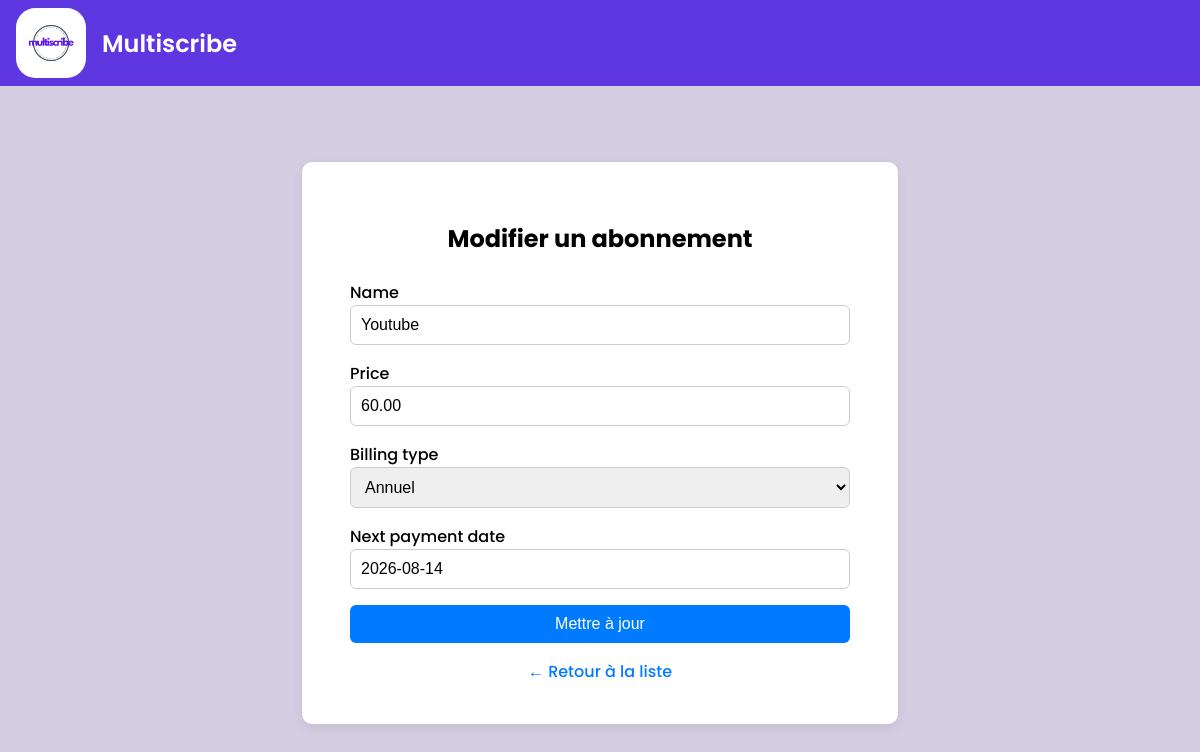
/modifier/9/ (signed in), run on an earlier commit of the app's database.
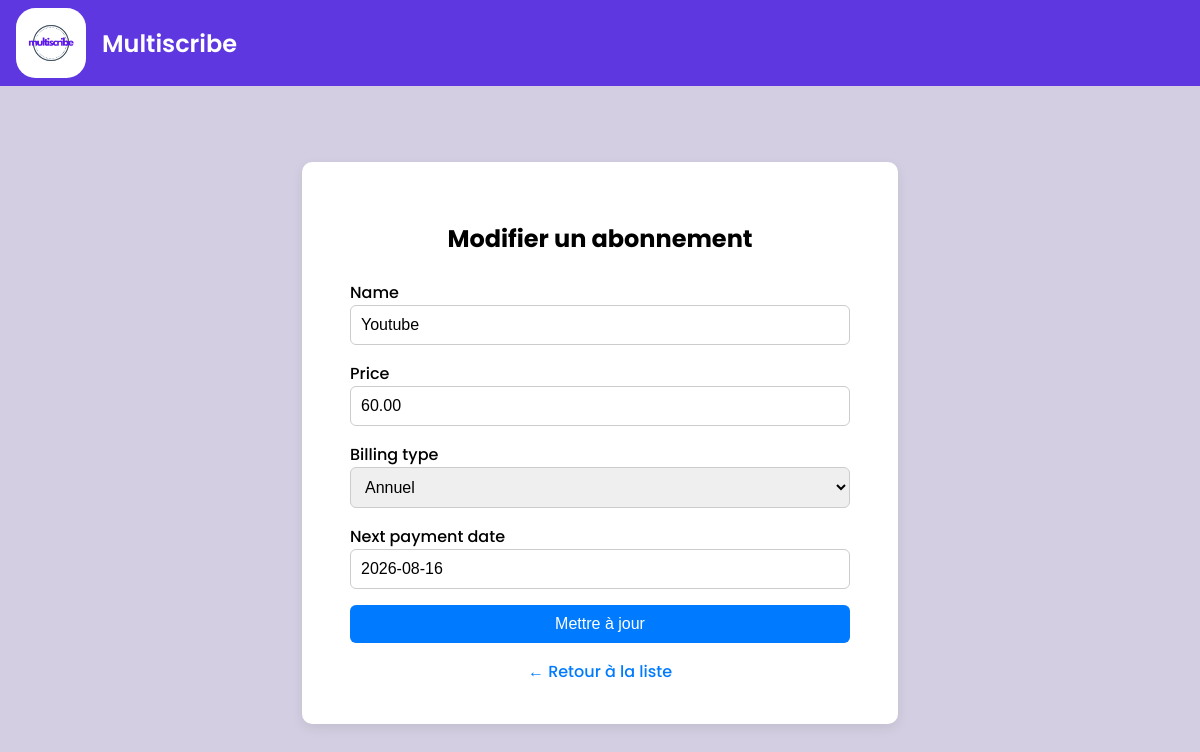
And on a later commit of the database.
### multiscribe/models.py (models this page shows, shortened)
class Subscription(models.Model):
    BILLING_CHOICES = [
        ('monthly', 'Mensuel'),
        ('yearly', 'Annuel'),
    ]
    user = models.ForeignKey(User, on_delete=models.CASCADE, related_name='subscriptions')
    name = models.CharField(max_length=100)
    price = models.DecimalField(max_digits=7, decimal_places=2)
    billing_type = models.CharField(max_length=10, choices=BILLING_CHOICES)
    next_payment_date = models.DateField()
    logo = models.URLField(blank=True, null=True, help_text="URL du logo de l'abonnement (facultatif)")

### multiscribe/views.py (the view)
# urls.py: path('modifier/<int:pk>/', views.modifier_abonnement, name='modifier_abonnement'),
@login_required
def modifier_abonnement(request, pk):
    abonnement = get_object_or_404(Subscription, pk=pk, user=request.user)
    if request.method == 'POST':
        form = SubscriptionForm(request.POST, instance=abonnement)
        if form.is_valid():
            form.save()
            return redirect('multiscribe-liste')
    else:
        form = SubscriptionForm(instance=abonnement)
    return render(request, 'multiscribe/abonnement_form.html', {
        'form': form,
        'abonnement': abonnement  # <-- important
    })

### multiscribe/forms.py
class SubscriptionForm(forms.ModelForm):
    class Meta:
        model = Subscription
        fields = ['name', 'price', 'billing_type', 'next_payment_date']

### multiscribe/templates/multiscribe/abonnement_form.html (shortened to what this page needs)
{% load static %}
<!DOCTYPE html>
<html lang="fr">
<head>
</head>
<body>
  <div class="navbar">
    <img src="{% static 'images/logo3.png' %}" alt="Logo Multiscribe" class="logo">
    Multiscribe
  </div>
  <div class="center-wrapper">
    <div class="form-container">
      <h2>{% if form.instance.pk %}Modifier{% else %}Ajouter{% endif %} un abonnement</h2>
      <form method="post">
        {% for field in form %}
          <div>
            <label for="{{ field.id_for_label }}">{{ field.label }}</label>
            {{ field }}
          </div>
        {% endfor %}
        <button type="submit">
          {% if form.instance.pk %}Mettre à jour{% else %}Ajouter{% endif %}
        </button>
      </form>
      <div class="back-link">
        <a href="{% url 'multiscribe-liste' %}">← Retour à la liste</a>
      </div>
    </div>
  </div>
</body>
</html>

### multiscribe/templates/multiscribe/abonnement_form.html (style rules this page uses)
html, body { margin: 0; padding: 0; background-color: #d3cee1; font-family: 'Poppins', sans-serif; display: flex; flex-direction: column; min-height: 100vh; }
.navbar { background-color: #5f37e0; color: white; display: flex; align-items: center; gap: 1rem; padding: 0.5rem 1rem; font-size: 1.5rem; font-weight: 600; }
.navbar .logo { height: 70px; object-fit: contain; border-radius: 28%; }
.center-wrapper { flex: 1; display: flex; justify-content: center; align-items: center; padding: 2rem; }
.form-container { background: white; padding: 2.5rem 3rem; border-radius: 10px; box-shadow: 0 4px 12px rgba(0, 0, 0, 0.08); max-width: 500px; width: 100%; }
h2 { text-align: center; margin-bottom: 1.5rem; }
form { display: flex; flex-direction: column; gap: 1rem; }
label { font-weight: 500; margin-bottom: 0.3rem; }
input[type="text"], input[type="number"], input[type="email"], input[type="date"], select { padding: 10px; font-size: 1rem; border: 1px solid #ccc; border-radius: 6px; width: 100%; box-sizing: border-box; }
button { padding: 10px; background-color: #007bff; border: none; color: white; border-radius: 6px; cursor: pointer; font-size: 1rem; transition: background-color 0.2s ease; }
.back-link { margin-top: 1rem; text-align: center; }
.back-link a { color: #007bff; text-decoration: none; font-weight: 500; }

What changed in the data, as far as the page shows it:
changed Subscription "Youtube": next_payment_date "2026-08-14" → "2026-08-16"
